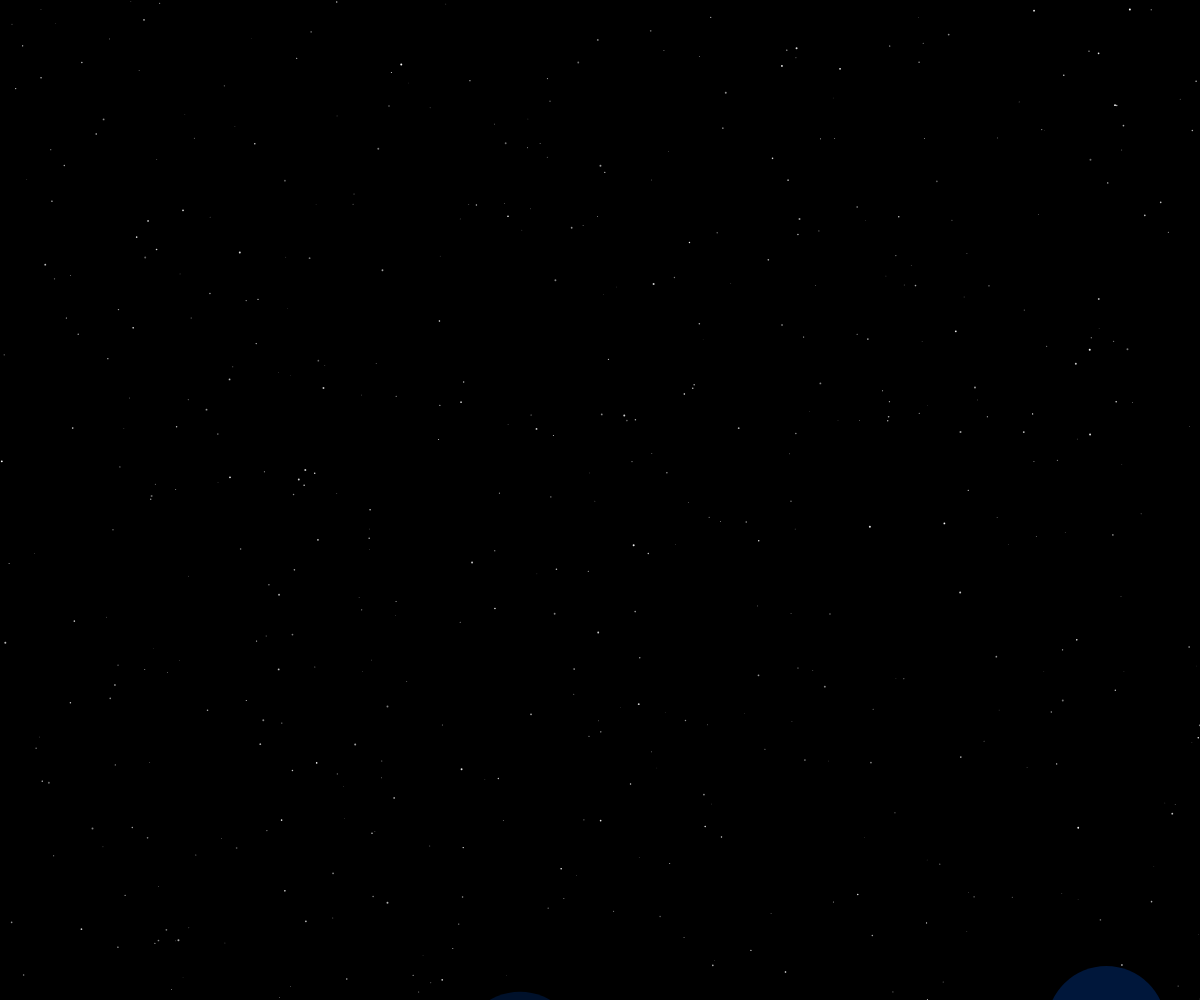
Frame 1 (no input)
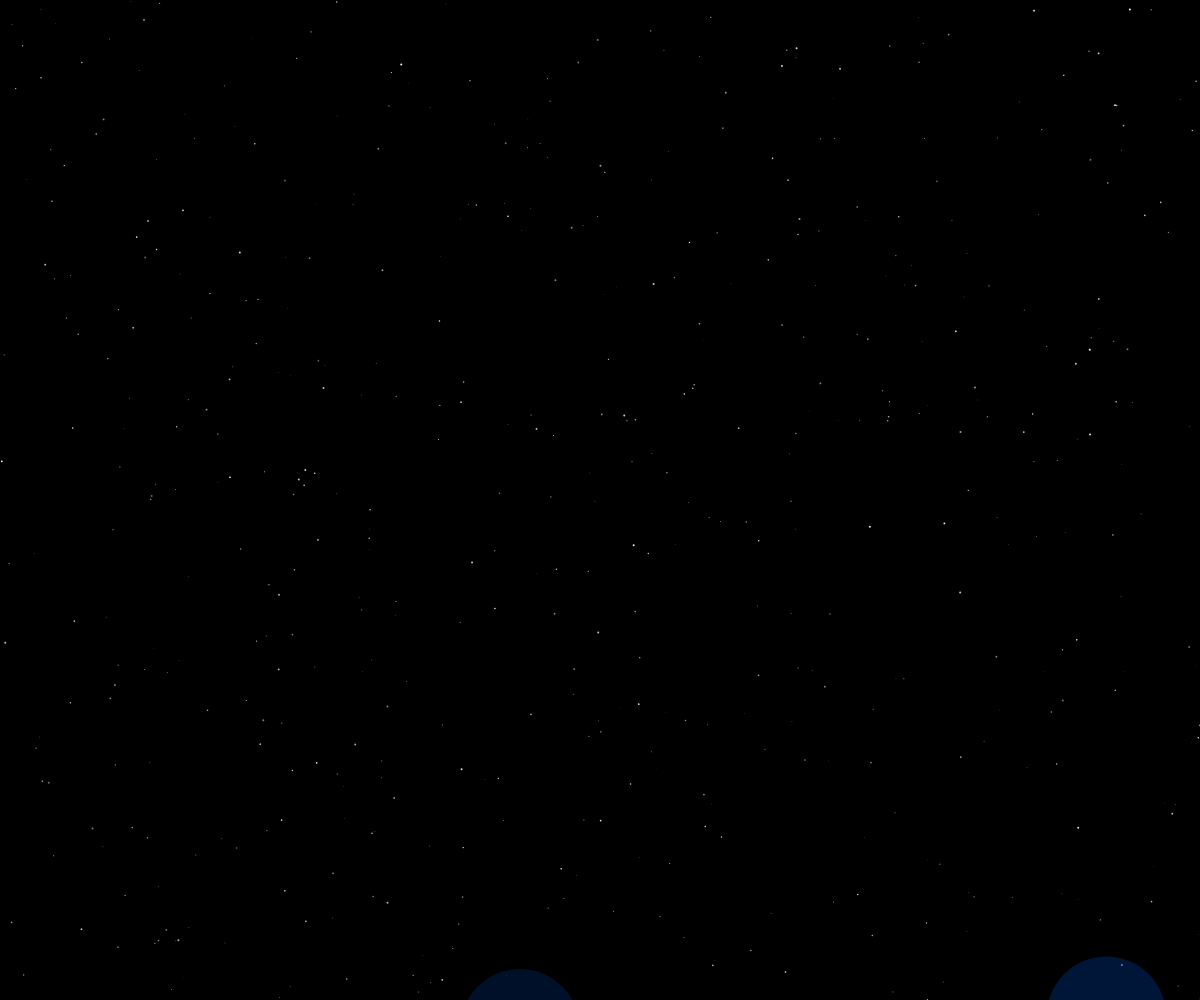
Frame 60 (no input)
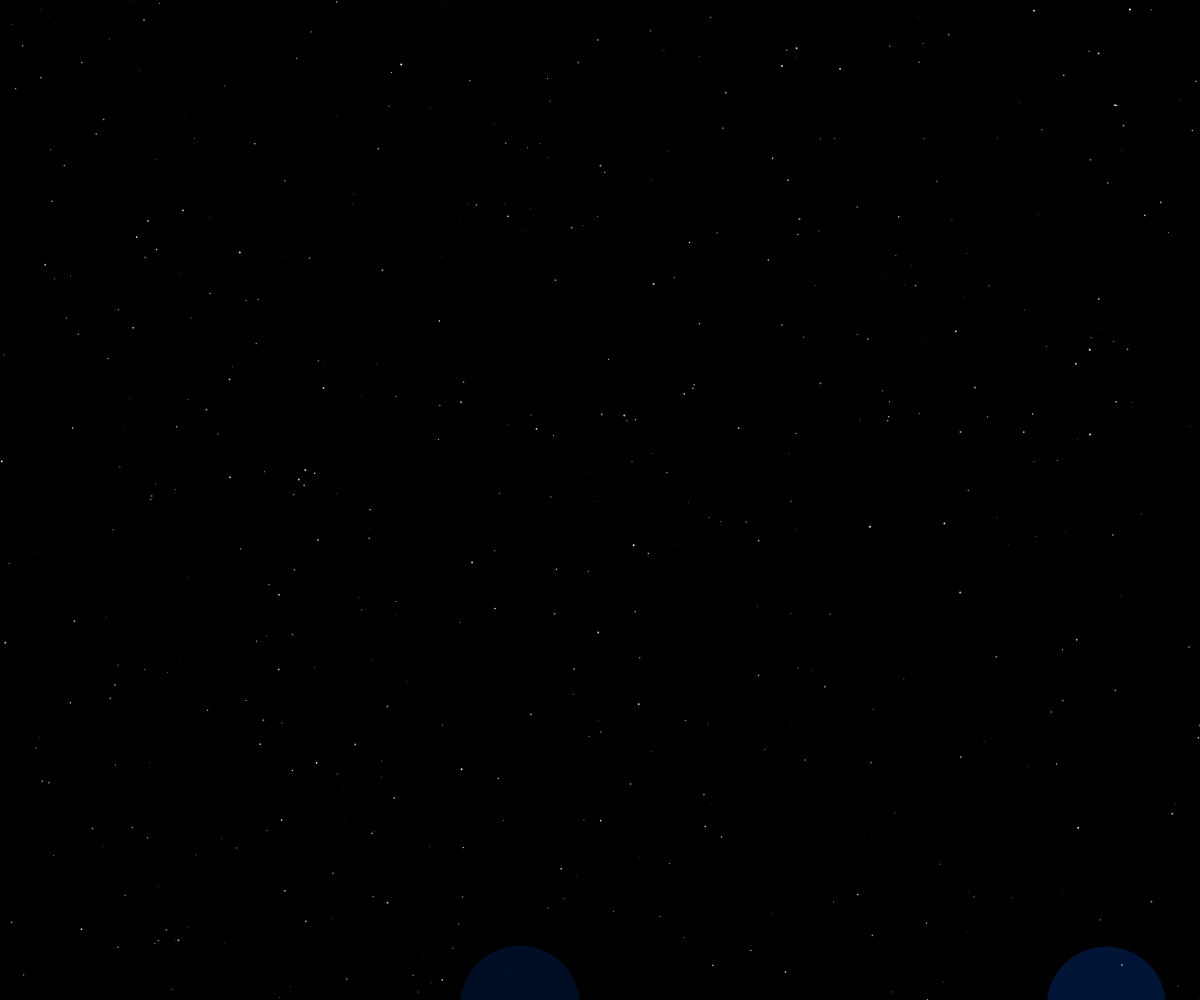
Frame 120 (the mouse pressed at the canvas centre since frame 60)

The p5.js sketch that drew these frames (run headless with seeded random() and noise() and a simulated clock; from frame 60 on, the mouse is pressed at the canvas centre):

// p5.js sketch
// ── sketch.js
let circles = [];
let stars = [];

function setup() {
  createCanvas(windowWidth, windowHeight);
  noStroke();
  
  // Create many small stars
  for (let i = 0; i < 500; i++) {
    stars.push({
      x: random(width),
      y: random(height),
      size: random(0.5, 2),
      opacity: random(100, 255)
    });
  }
  
  // Create initial circles
  for (let i = 0; i < 30; i++) {
    circles.push({
      x: random(width),
      y: height + random(height),
      size: random(50, 200),
      speed: random(0.1, 0.5),
      opacity: random(30, 80)
    });
  }
}

function draw() {
  background(0);
  
  // Draw stars
  for (let star of stars) {
    fill(255, 255, 255, star.opacity);
    ellipse(star.x, star.y, star.size);
  }
  
  // Update and draw circles
  for (let i = circles.length - 1; i >= 0; i--) {
    let c = circles[i];
    
    // Move circle upward
    c.y -= c.speed;
    
    // Fade out as they rise
    c.opacity -= 0.05;
    
    // Remove old circles and add new ones
    if (c.opacity < 0 || c.y < -c.size) {
      circles.splice(i, 1);
      circles.push({
        x: random(width),
        y: height + random(50),
        size: random(50, 200),
        speed: random(0.1, 0.5),
        opacity: random(30, 80)
      });
    }
    
    // Draw circle with transparency
    fill(0, 100, 255, c.opacity);
    ellipse(c.x, c.y, c.size);
  }
}

function windowResized() {
  resizeCanvas(windowWidth, windowHeight);
}
